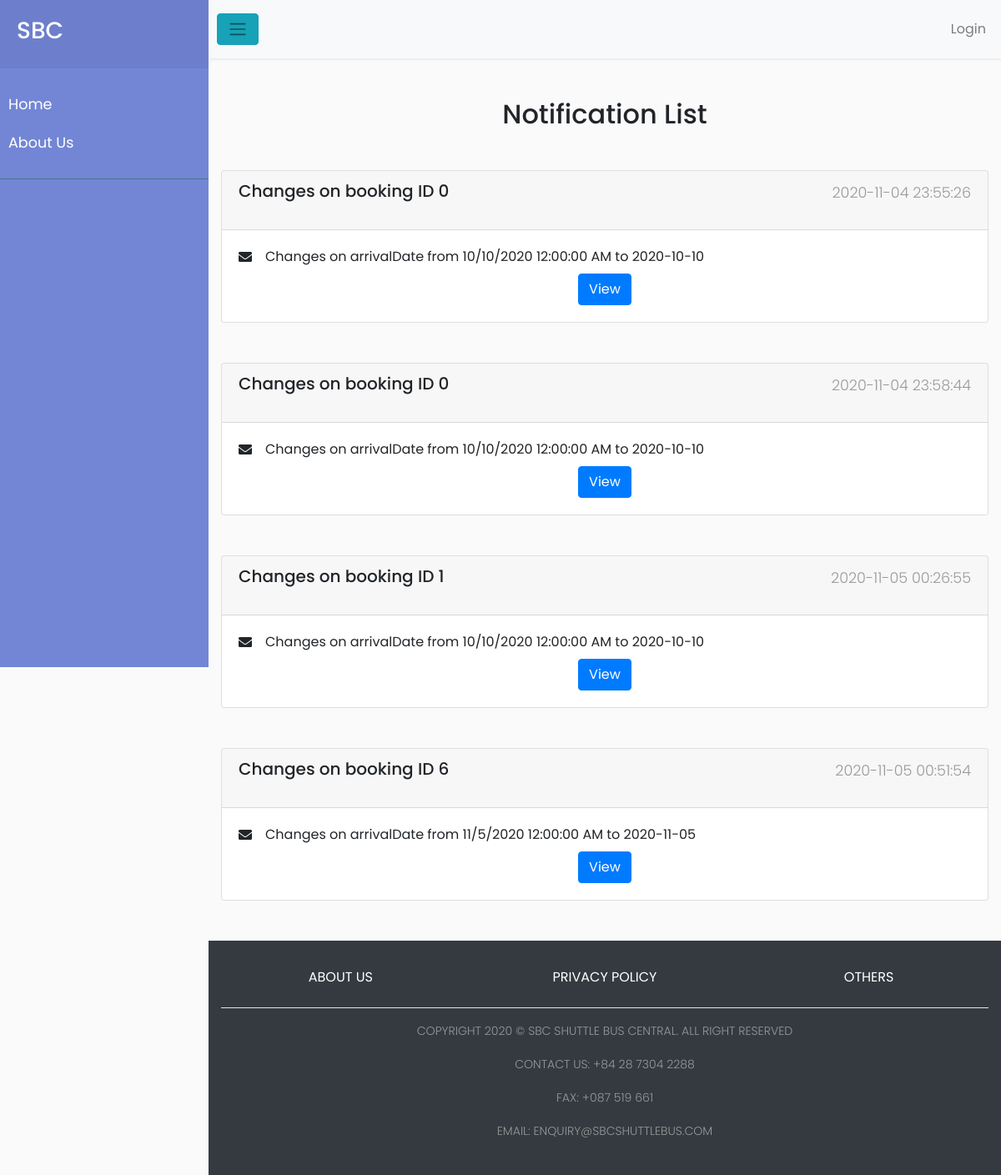
Screenshot of /listNotification.php with the database file from the repository.
### tables this page shows
CREATE TABLE `notification` (
  `id` int(11) NOT NULL,
  `recipient` int(11) NOT NULL,
  `title` varchar(500) NOT NULL,
  `description` text NOT NULL,
  `isRead` tinyint(1) NOT NULL DEFAULT 0,
  `createdAt` timestamp NOT NULL DEFAULT current_timestamp()
);

### shared/connect.php (called while the page is built, shortened)
<?php
function query($conn, $query)
{
    return mysqli_query($conn, $query);
}

### listNotification.php (the view)
<?php
include_once("shared/connect.php");
include_once("shared/header.php");
function getListNotif($conn)
{
    return query($conn, "SELECT * FROM `notification` WHERE  `recipient`='" . $_SESSION['providerID'] . "'");
}
?>
<div class="container-fluid min-vh-100">
    <h2 class="text-center mt-5">Notification List</h2>
    <?php
    $result = getListNotif($conn);
    if (mysqli_num_rows($result) > 0) {
        while ($item = mysqli_fetch_assoc($result)) {
            echo '
            <div class="card my-5">
            <div class="card-header d-flex justify-content-between">
            <h5 class="card-title">' . $item['title'] . '</h5>
            <p >' . $item['createdAt'] . '</p>
            </div>
            <div class="card-body">
            <div class="d-flex align-items-center">
            <div class="mr-3">
            <i class="fas fa-envelope' . ($item['isRead'] == 1 ? "-open" : "") . '"></i>
        </div>
            <div> ' . $item['description'] . '</div>
            </div>
            <div class="text-center mt-2">
            <a href="viewNotification.php?id=' . $item['id'] . '" class="btn btn-primary">View</a>
        </div>
            </div>
            </div>
';
        }
    }
    ?>
</div>
<?php
include_once("shared/footer.php");

### styleSidebar.css (style rules this page uses)
body { font-family: 'Poppins', sans-serif; background: #fafafa; }
p { font-family: 'Poppins', sans-serif; font-size: 1.1em; font-weight: 300; line-height: 1.7em; color: #999; }
a, a:hover, a:focus { color: inherit; text-decoration: none; transition: all 0.3s; }

### rows the page displays
notification: title "Changes on booking ID 0", createdAt "2020-11-04 23:55:26", isRead 0 (drawn), description "Changes on arrivalDate from 10/10/2020 12:00:00 AM to 2020-10-10"
notification: title "Changes on booking ID 0", createdAt "2020-11-04 23:58:44", isRead 0 (drawn), description "Changes on arrivalDate from 10/10/2020 12:00:00 AM to 2020-10-10"
notification: title "Changes on booking ID 1", createdAt "2020-11-05 00:26:55", isRead 0 (drawn), description "Changes on arrivalDate from 10/10/2020 12:00:00 AM to 2020-10-10"
notification: title "Changes on booking ID 6", createdAt "2020-11-05 00:51:54", isRead 0 (drawn), description "Changes on arrivalDate from 11/5/2020 12:00:00 AM to 2020-11-05"
